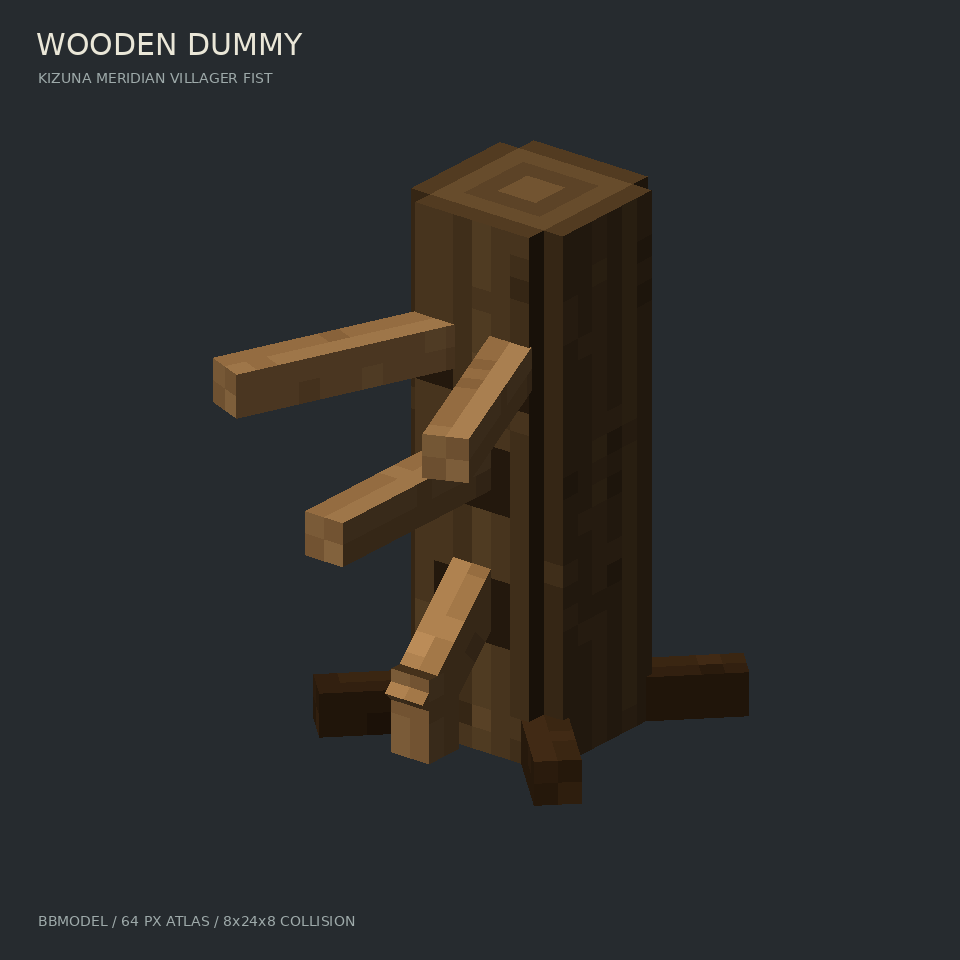

This chart was generated by the following Python code:
#!/usr/bin/env python3
"""直接渲染落盘的 bbmodel，生成主视图与等比例三视图。木臂朝 -z，主视图和正视图都从 -z 一侧看。

预览工具依赖已安装的 bbmodel_maker、Pillow、NumPy；生成/导出模型不依赖渲染工具。
"""

from pathlib import Path

from PIL import Image, ImageDraw, ImageFont
from bbmodel_maker.render.framing import View, focus_for, render_views


ROOT = Path(__file__).resolve().parent
BACKGROUND = (38, 43, 47)


def font(size):
    path = Path("/usr/share/fonts/truetype/dejavu/DejaVuSans.ttf")
    return ImageFont.truetype(str(path), size) if path.exists() else ImageFont.load_default()


def main():
    model = ROOT / "WoodenDummy.bbmodel"
    hero_view = (View("THREE QUARTER", 142, 24, ""),)
    hero = render_views(model, hero_view, size=960, bg=BACKGROUND,
                        focus=focus_for(model, hero_view, margin=1.16))[0][1]
    draw = ImageDraw.Draw(hero)
    draw.text((36, 27), "WOODEN DUMMY", fill=(234, 231, 216), font=font(30))
    draw.text((38, 70), "KIZUNA MERIDIAN VILLAGER FIST", fill=(158, 170, 170), font=font(14))
    draw.text((38, 913), "BBMODEL / 64 PX ATLAS / 8x24x8 COLLISION", fill=(158, 170, 170), font=font(14))
    hero.save(ROOT / "preview.png")

    views = (View("FRONT -Z", 180, 0, "-z"), View("SIDE +X", -90, 0, "+x"),
             View("TOP +Y", 0, 90, "+y"))
    renders = render_views(model, views, size=440, bg=BACKGROUND,
                           focus=focus_for(model, views, margin=1.12))
    sheet = Image.new("RGB", (1320, 480), BACKGROUND)
    draw = ImageDraw.Draw(sheet)
    for i, (view, picture) in enumerate(renders):
        sheet.paste(picture, (i * 440, 40))
        draw.text((i * 440 + 24, 18), view.name, fill=(211, 216, 207), font=font(17))
    sheet.save(ROOT / "views.png")
    print("Rendered preview.png and views.png from WoodenDummy.bbmodel")


if __name__ == "__main__":
    main()
